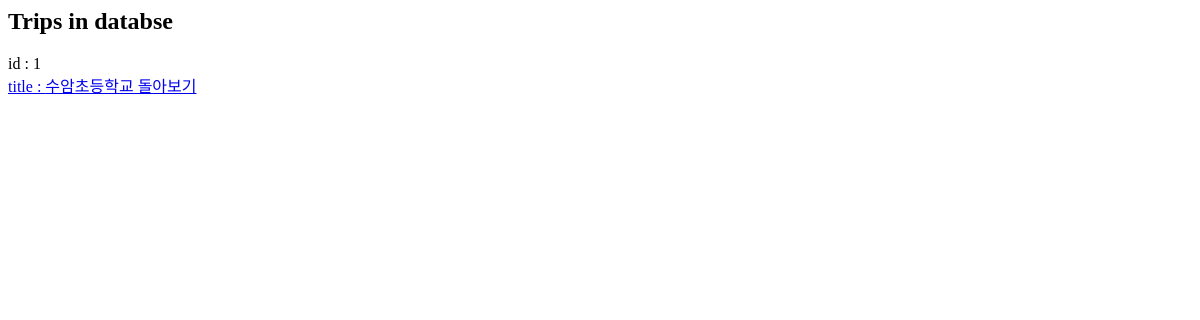
Before: /trip with the older database file.
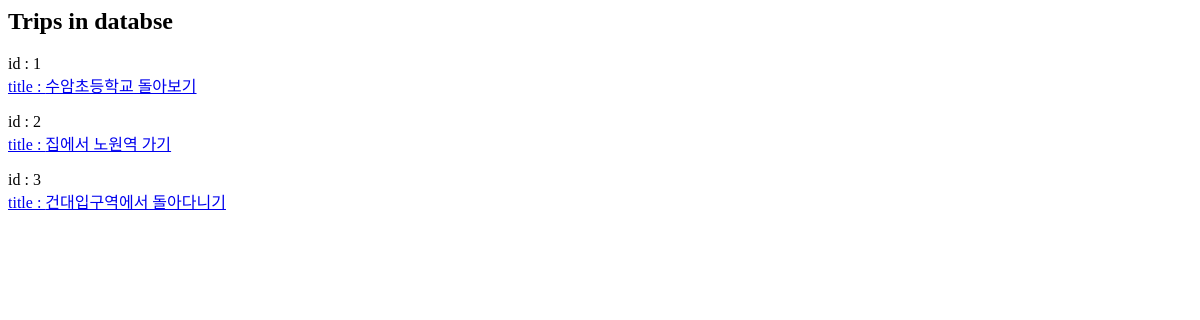
After: the same page with the newer database file.
### database.py (models this page shows, shortened)
class Trip(Base):
	__tablename__ = 'trip'
	id = Column(Integer, primary_key=True)
	title = Column(String(40))
	thumbnail_id = Column(Integer, ForeignKey('image.id'))
	owner = Column(Integer, ForeignKey('user.id'))
	image = relationship(Image)
	user = relationship(User)

### list.py (the view)
@list_blueprint.route('/trip')
def TripList():
	trips = session.query(Trip).all()
	return render_template('triplist.html', trips=trips)

### templates/triplist.html
<html>
	<body>
		<h2>
			Trips in databse
		</h2>
{% for t in trips %}
		<p>
			id : {{t.id}}
			<br>
			<a href='{{url_for("TripView", trip_id=t.id)}}'>title : {{t.title}}</a>
		</p>
{% endfor %}
	</body>
</html>

Changed rows visible on the page:
added Trip: id "2", title "집에서 노원역 가기"
added Trip: id "3", title "건대입구역에서 돌아다니기"
